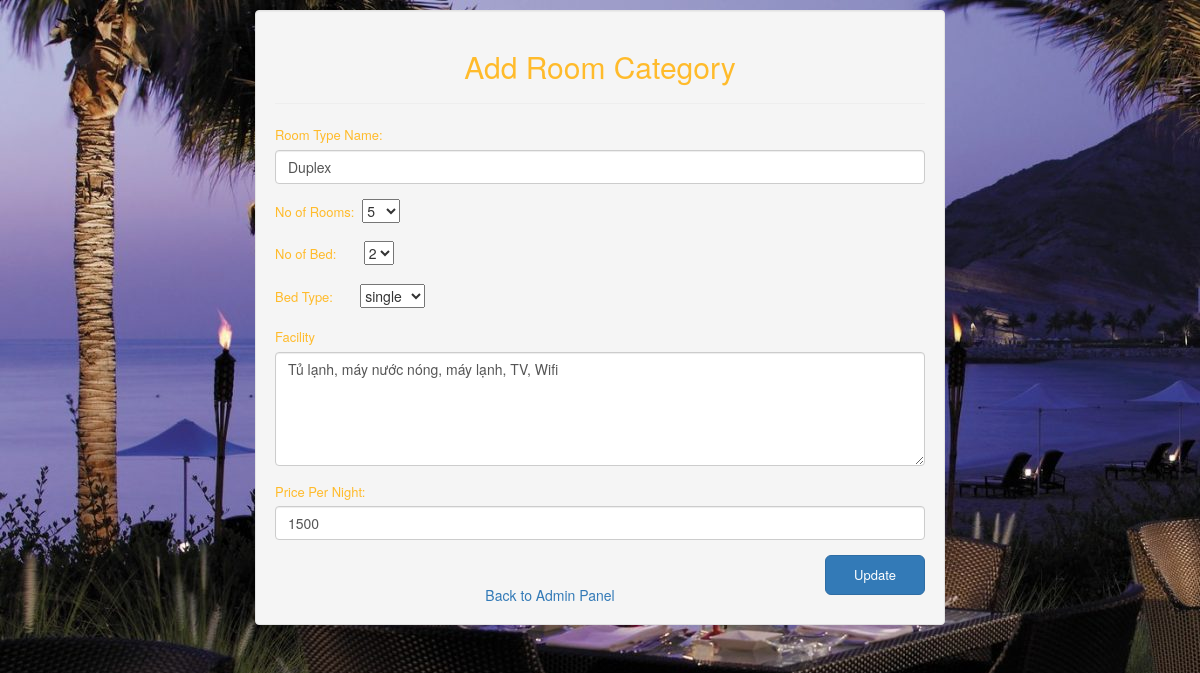
Page /admin/edit_room_cat.php?roomname=Duplex on the earlier database version.
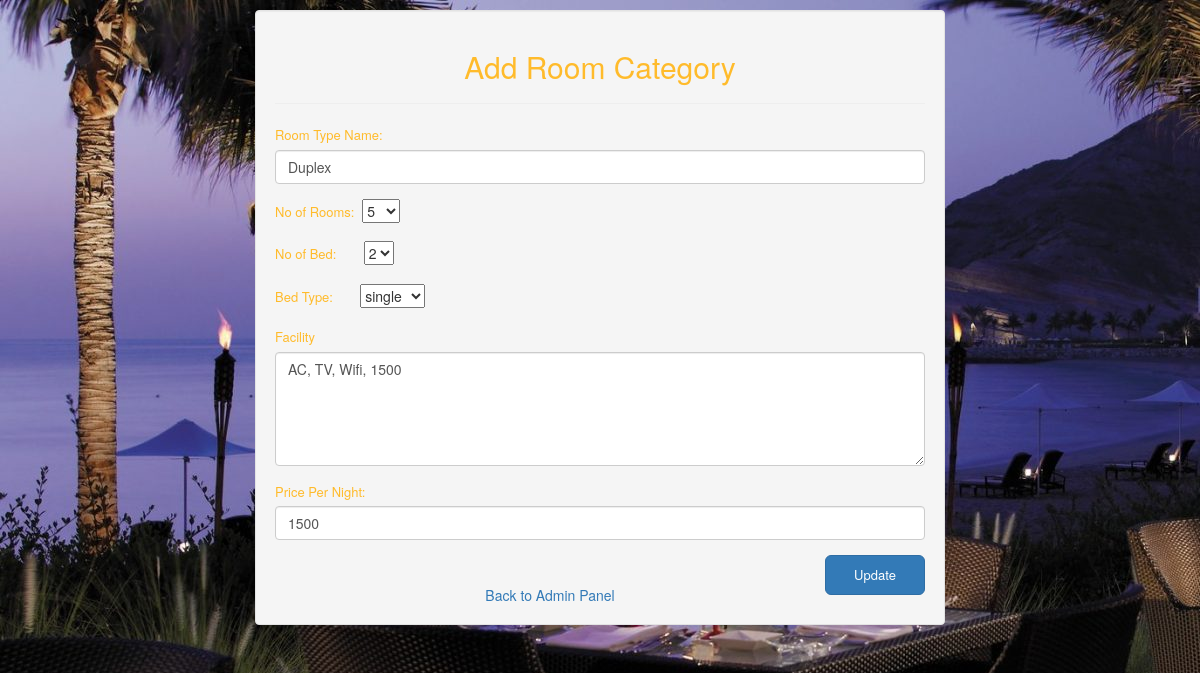
Same page on the later database version.
### tables this page shows
CREATE TABLE `room_category` (
  `roomname` text NOT NULL,
  `room_qnty` int(11) NOT NULL,
  `available` int(11) NOT NULL,
  `booked` int(11) NOT NULL,
  `no_bed` int(11) NOT NULL,
  `bedtype` text NOT NULL,
  `facility` text NOT NULL,
  `price` float NOT NULL
);

### admin/include/class.user.php (called while the page is built, shortened)
<?php
        class user
        {
            public function __construct()
            {
                $this->db=new mysqli(DB_SERVER,DB_USERNAME,DB_PASSWORD,DB_DATABASE);
            }
        }
?>

### admin/edit_room_cat.php (the view, shortened to what this page needs)
<?php
include_once 'include/class.user.php';
$user=new User();
$room_cat=$_GET['roomname'];
$sql="SELECT * FROM room_category WHERE roomname='$room_cat'";
$query=mysqli_query($user->db, $sql);
$row = mysqli_fetch_array($query);
?>
<!DOCTYPE html>
<html lang="en">
<head>
    <link rel="stylesheet" href="https://maxcdn.bootstrapcdn.com/bootstrap/3.3.7/css/bootstrap.min.css">
    <link rel="stylesheet" href="css/reg.css" type="text/css">
</head>
<body>
    <div class="container">
        <div class="well">
            <h2>Add Room Category</h2>
            <hr>
            <form action="" method="post" name="room_category">
                <div class="form-group">
                    <label for="roomname">Room Type Name:</label>
                    <input type="text" class="form-control" name="roomname" value="<?php echo $row['roomname'] ?>" required>
                </div>
                 <div class="form-group">
                    <label for="qty">No of Rooms:</label>&nbsp;
                    <select name="room_qnty">
                    <option value="<?php echo $row['room_qnty'] ?>"><?php echo $row['room_qnty'] ?></option>
                    </select>
                </div>
                <div class="form-group">
                    <label for="bed">No of Bed:</label>&nbsp;&nbsp;&nbsp;&nbsp;&nbsp;&nbsp;
                    <select name="no_bed">
                     <option value="<?php echo $row['no_bed'] ?>"><?php echo $row['no_bed'] ?></option>
                    </select>
                </div>
                <div class="form-group">
                    <label for="bedtype">Bed Type:</label>&nbsp;&nbsp;&nbsp;&nbsp;&nbsp;&nbsp;
                   <select name="bedtype">
                     <option value="<?php echo $row['bedtype'] ?>"><?php echo $row['bedtype'] ?></option>
                    </select>
                </div>
                <div class="form-group">
                    <label for="Facility">Facility</label>
                    <textarea class="form-control" rows="5" name="facility"><?php echo $row['facility'] ?></textarea>
                </div>
               <div class="form-group">
                    <label for="price">Price Per Night:</label>
                    <input type="text" class="form-control" name="price" value="<?php echo $row['price'] ?>" required>
                </div>
                <button type="submit" class="btn btn-lg btn-primary button" name="submit">Update</button>
               <br>
                <div id="click_here">
                    <a href="../admin.php">Back to Admin Panel</a>
                </div>
            </form>
        </div>
    </div>
</body>
</html>

### admin/css/reg.css (style rules this page uses)
body { background-image: url('../../images/home_bg.jpg'); background-repeat: no-repeat; background-attachment: fixed; }
h2 { text-align: center; color: #ffbb2b; }
#click_here { margin-top: 10px; text-align: center; }
.container { width: 60%; margin-top: 10px; }
label { color:#ffbb2b; font-size: 13px; font-weight: 100; }
.button { width: 100px; float: right; font-size: 13px; }

Differences in the rows shown:
changed room_category "Duplex": facility "Tủ lạnh, máy nước nóng, máy lạnh, TV, Wifi" → "AC, TV, Wifi, 1500"
